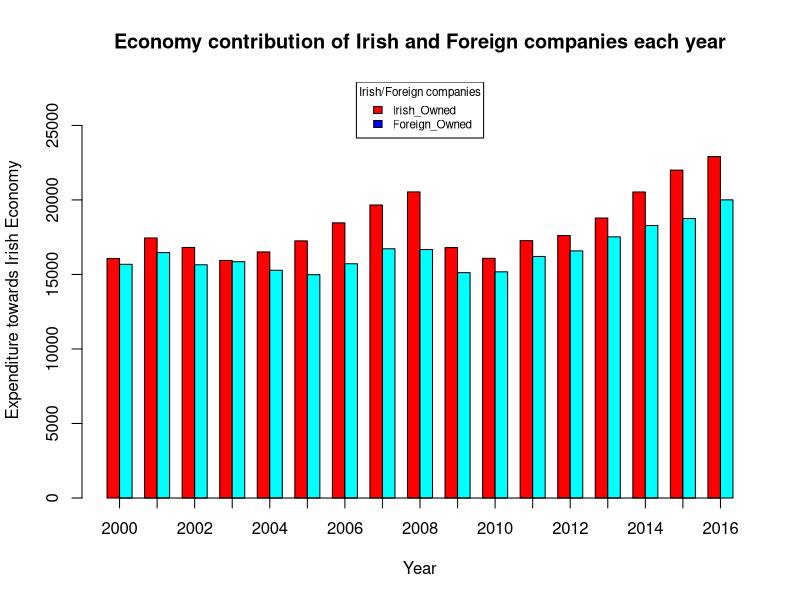

Source code (R): (Note: this script raises an error after producing the figure.)
install.packages("readxl")
install.packages("matrixStats")
library(matrixStats)
library("readxl")
library(reshape2)

workingdic <- getwd()
workingdic <- trimws(workingdic)  # Trimming and spaces at either ends
print(workingdic)
setwd(workingdic)

economy_CBIC <- read_xlsx("InputFiles/Irish Industries in Ireland.xlsx", sheet = "Expenditure into Irish Economy")  #irish companies 
economy_CBFC <- read_xlsx("InputFiles/Foreign Industries in Ireland.xlsx", sheet = "Expenditure into Irish Economy")
economy_column_name <- c("Indutry", "Industry_type", "Value_in",  "2000", "2001", "2002", "2003", "2004", "2005", "2006", "2007", "2008", "2009",
                       "2010", "2011", "2012", "2013", "2014", "2015", "2016", "2017")
colnames(economy_CBIC) <- economy_column_name
colnames(economy_CBFC) <- economy_column_name
 
head(economy_CBIC)
head(economy_CBFC)


##############################################  Total economy contribution of each Irish and Foreign owned industry ###############################################################

Irish_Owned <- colSums(Filter(is.numeric, economy_CBIC))
Foreign_Owned <- colSums(Filter(is.numeric, economy_CBFC))

data <- data.frame(Irish_Owned, Foreign_Owned)
head(data)
max_value <- max(max(data$Irish_Owned), max(data$Foreign_Owned))
max_value

data
barplot(t(data),beside=T,ylim=c(0,(max_value+5000)), main = "Economy contribution of Irish and Foreign companies each year", xlab="Year",ylab="Expenditure towards Irish Economy", col = rainbow(2),axis.lty="solid")
color.names = c("Red","Blue")
legend("top", rownames(t(data)),cex =0.7,fill=color.names,title="Irish/Foreign companies")


############################################## Which industry has given max business in year 2016 for Foreign industries #############################################

economy_CBFC$Index <- 1:nrow(economy_CBFC)

max_value <- max(economy_CBFC$`2016`)

barplot(economy_CBFC$`2016`,ylim=c(0,(max_value+10000)), xlab = "Industry", ylab = "Millions of Euros", main = "Contribution to Economy in millions of Euros for 2016" ,names.arg =  Sales$Index)
legend("top",paste(economy_CBFC$Index ," " , economy_CBFC$Indutry) , cex = 0.5, title = "Index to Industry")

######################################### Total economy generated by Irish and Foreign Owned companies each year by Industry Type  #################################################################


economy_irish_company <- aggregate(Filter(is.numeric, economy_CBIC), by=list(economy_CBIC$Industry_type), FUN=sum)
economy_foreign_company <- aggregate(Filter(is.numeric, economy_CBFC), by=list(economy_CBIC$Industry_type), FUN=sum)

Energy_irish <- colSums(Filter(is.numeric, economy_irish_company[c("1"),]))
Information_irish <- colSums(Filter(is.numeric, economy_irish_company[c("2"),]))
Manufacturing_irish <- colSums(Filter(is.numeric, economy_irish_company[c("3"),]))

Energy_foreign <- colSums(Filter(is.numeric, economy_foreign_company[c("1"),]))
Information_foreign <- colSums(Filter(is.numeric, economy_foreign_company[c("2"),]))
Manufacturing_foreign <- colSums(Filter(is.numeric, economy_foreign_company[c("3"),]))

par(mfrow = c(2,2))

plotlinegraph <- function(data1, data2, data_msg)
{
  min_value <- min(min(data1), min(data2))
  max_value <- max(max(data1), max(data2))
  
  plot(data1, type = "o", ylim = c(min_value, max_value),col="red", xlab = "Years", ylab = "economy in Millions of Euros", main = data_msg, xaxt = 'n')
  axis(side=1,at=c(1,5,10,15,20),labels=c("2000","2005","2010","2015", "2020"))
  lines(data2, type = "o", col = "blue")
  legend("topleft", legend=c("Irish", "Foreign"), col=c("red", "blue"), lty=1:2, cex=0.5)

}

plotlinegraph(Energy_irish, Energy_foreign, "Economy contribution from Energy sector")
plotlinegraph(Information_irish, Information_foreign, "Economy contribution from Information sector")
plotlinegraph(Manufacturing_irish, Manufacturing_foreign, "Economy contribution from Manufacturing sector")



